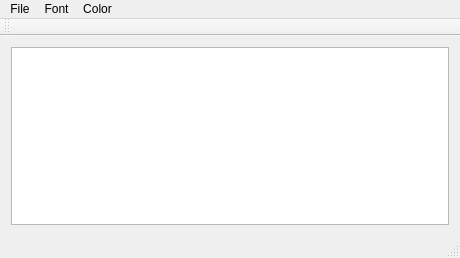
<?xml version="1.0" encoding="UTF-8"?>
<ui version="4.0">
 <class>MainWindow</class>
 <widget class="QMainWindow" name="MainWindow">
  <property name="geometry">
   <rect>
    <x>0</x>
    <y>0</y>
    <width>460</width>
    <height>258</height>
   </rect>
  </property>
  <property name="minimumSize">
   <size>
    <width>200</width>
    <height>200</height>
   </size>
  </property>
  <property name="windowTitle">
   <string>MainWindow</string>
  </property>
  <widget class="QWidget" name="centralWidget">
   <layout class="QHBoxLayout" name="horizontalLayout">
    <item>
     <widget class="QTextEdit" name="textEdit"/>
    </item>
   </layout>
  </widget>
  <widget class="QMenuBar" name="menuBar">
   <property name="geometry">
    <rect>
     <x>0</x>
     <y>0</y>
     <width>460</width>
     <height>21</height>
    </rect>
   </property>
   <widget class="QMenu" name="menuFile">
    <property name="title">
     <string>File</string>
    </property>
    <addaction name="actionReadFile"/>
    <addaction name="actionSaveAs"/>
    <addaction name="actionSave"/>
    <addaction name="actionNew_file"/>
   </widget>
   <widget class="QMenu" name="menuFont">
    <property name="title">
     <string>Font</string>
    </property>
    <addaction name="actionpick_font"/>
   </widget>
   <widget class="QMenu" name="menuColor">
    <property name="title">
     <string>Color</string>
    </property>
    <addaction name="actiontext"/>
    <addaction name="actionbackground"/>
    <addaction name="actionhighlighter"/>
   </widget>
   <addaction name="menuFile"/>
   <addaction name="menuFont"/>
   <addaction name="menuColor"/>
  </widget>
  <widget class="QToolBar" name="mainToolBar">
   <attribute name="toolBarArea">
    <enum>TopToolBarArea</enum>
   </attribute>
   <attribute name="toolBarBreak">
    <bool>false</bool>
   </attribute>
  </widget>
  <widget class="QStatusBar" name="statusBar"/>
  <action name="actionSaveAs">
   <property name="text">
    <string>Save as</string>
   </property>
  </action>
  <action name="actionReadFile">
   <property name="text">
    <string>Read file</string>
   </property>
  </action>
  <action name="actionSave">
   <property name="text">
    <string>Save</string>
   </property>
  </action>
  <action name="actionpick_font">
   <property name="text">
    <string>pick font</string>
   </property>
  </action>
  <action name="actiontext">
   <property name="text">
    <string>text</string>
   </property>
  </action>
  <action name="actionbackground">
   <property name="text">
    <string>background</string>
   </property>
  </action>
  <action name="actionhighlighter">
   <property name="text">
    <string>highlighter</string>
   </property>
  </action>
  <action name="actionNew_file">
   <property name="text">
    <string>New file</string>
   </property>
  </action>
 </widget>
 <layoutdefault spacing="6" margin="11"/>
 <resources/>
 <connections/>
</ui>
